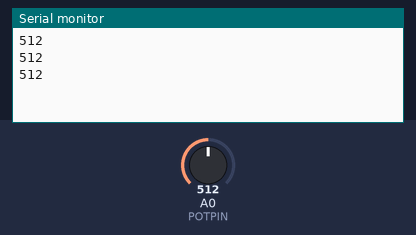
A sketch run on a simulated Arduino Uno, built with avr-gcc and run on an emulated ATmega328P. Shown: the last lines printed to the serial monitor. Inputs (shaded band) come from the test bench; at power-on: A0 (POTPIN) = 512.

Above: at 1.3 s.
1.4 s: A0 (POTPIN) set to 716
At 1.9 s:
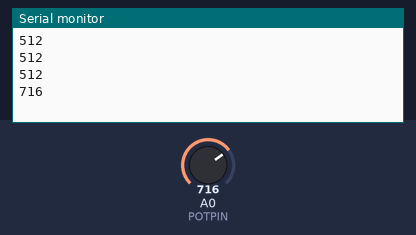
2.9 s: A0 (POTPIN) set to 900
At 3.4 s:
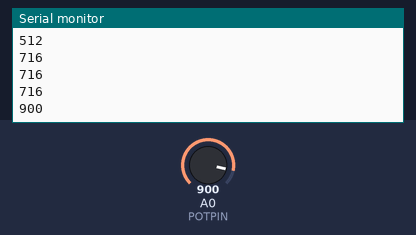
Timing chart, 0 to 5.9 s (numbered marks = the images above; inputs shaded):
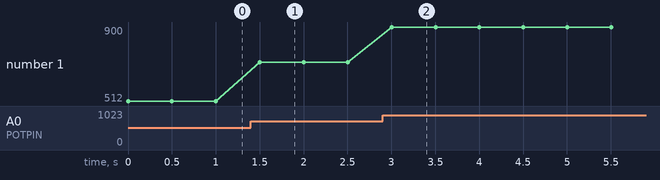

The sketch:

TestPotentiometer.ino
```cpp
// color swirl! connect an RGB LED to the PWM pins as indicated
// in the #defines
// public domain, enjoy!

#define POTPIN 0

#define STEPSIZE 0.01
#define MIDLEVEL 85

#define DELAYTIME 3     // make this higher to slow down

void setup() {

  Serial.begin(9600);
}

void loop() {

  Serial.println(analogRead(POTPIN));
  delay(500);

}
```

Measured:
- after the input at 1.4 s, the serial monitor: prints a new line after 0.10 s (image 1)
- after the input at 2.9 s, the serial monitor: prints a new line after 0.10 s (image 2)
- plotted number 1: 512 → 716 after the input at 1.4 s, 716 → 900 after the input at 2.9 s
